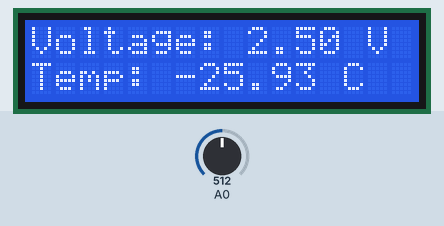
Recording of a program running on a simulated Arduino Uno, built with avr-gcc and run on an emulated ATmega328P. On the bench: 16×2 character LCD. Inputs (shaded band) come from the test bench; at power-on: A0 = 512.

Above: at 2.2 s.
2.3 s: A0 set to 716
At 2.9 s:
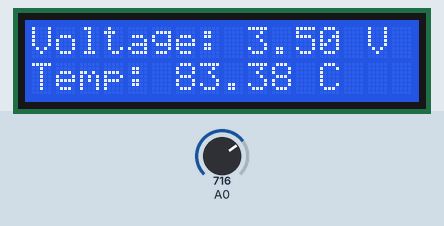
5.3 s: A0 set to 900
At 6.0 s:
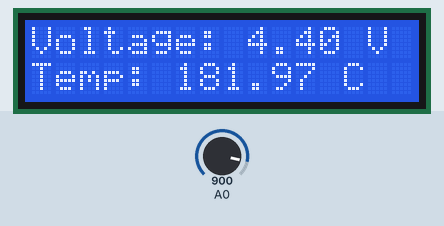
7.1 s: A0 set to 1023
At 7.5 s:
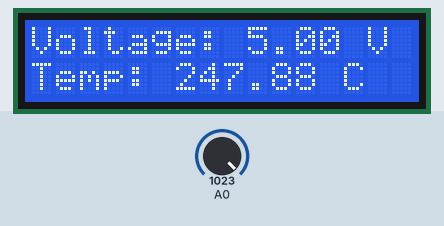
Timing chart, 0 to 10.1 s (numbered marks = the images above; inputs shaded):
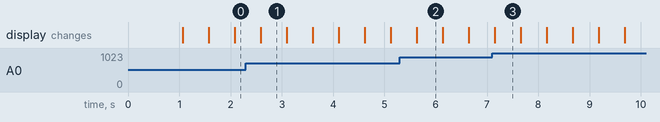

Measured:
- after the input at 2.3 s, the display: first differs from a run without the input after 0.29 s (image 1)
- after the input at 5.3 s, the display: first differs from a run without the input after 0.33 s (image 2)
- after the input at 7.1 s, the display: first differs from a run without the input after 0.05 s (image 3)
- what the display in image 1 shows lasts 0.5 s, from 2.6 s to 3.1 s

The program:

main.cpp
```cpp
#include <Arduino.h>
#include <LiquidCrystal.h>

// Define global variables
int Vo;
float V = 0.0;
float T = 0.0;

// Initialize LCD
LiquidCrystal lcd(0, 1, 8, 9, 10, 11);

void setup() {
  // Start LCD
  delay(1000);
  lcd.begin(16, 2);
  lcd.clear();
}

void loop() {
   // Read pin output
  Vo = analogRead(A0);

  // Convert analog signal to voltage
  V = Vo*(5.0/1023);

  // Convert voltage to temp
  //T = (131.5*V) - 333.78;
  T = (109.63*V) - 300.27;

  lcd.setCursor(0,0);
  lcd.print("Voltage: ");
  lcd.print(V);
  lcd.print(" V");

  lcd.setCursor(0,1);
  lcd.print("Temp: ");
  lcd.print(T);
  lcd.print(" C");

  delay(500);

  lcd.clear();
}
```
